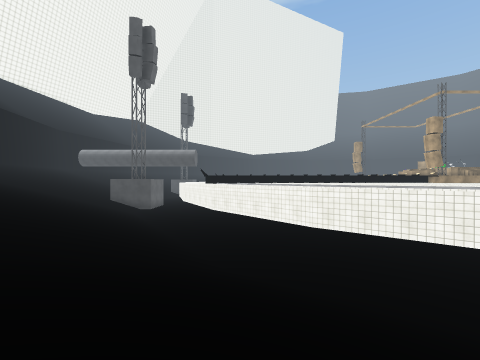
View 1 (above)

24 first-person views from a walk through a Unity game level. The camera is 1.2 m above the floor, looks level and sees 90° across. The floor is counted in squares, 2 m on a side. Each view is taken from the middle of a square. On the plan, view 1 faces up. The plan holds only what a view shows up to about 9 squares ahead; the rest is blank. The place goes on beyond the plan. Some surface patterns are stand-ins.

View 2
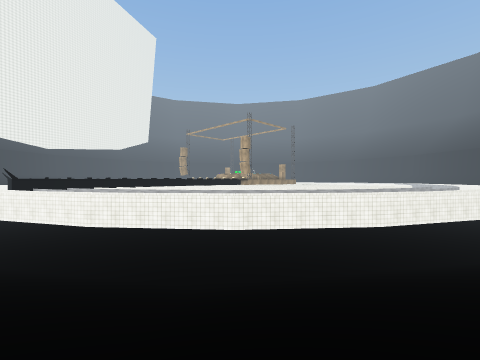

View 3
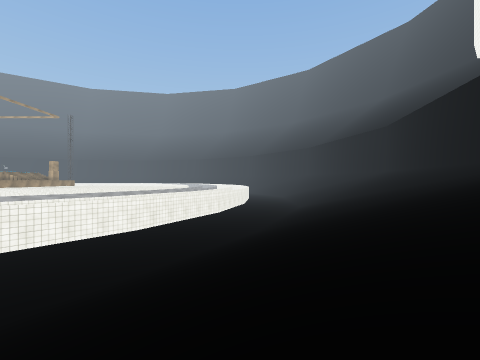

View 4
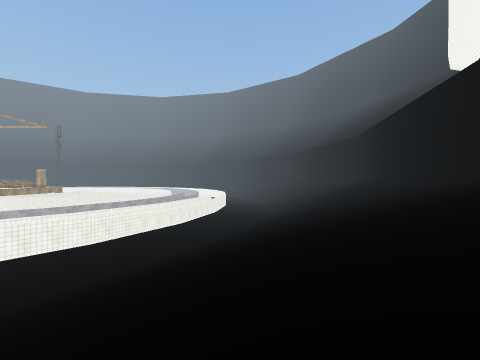

View 5
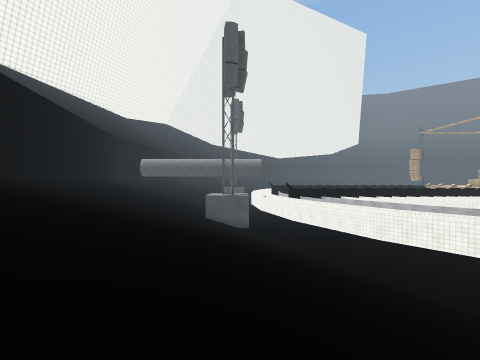

View 6
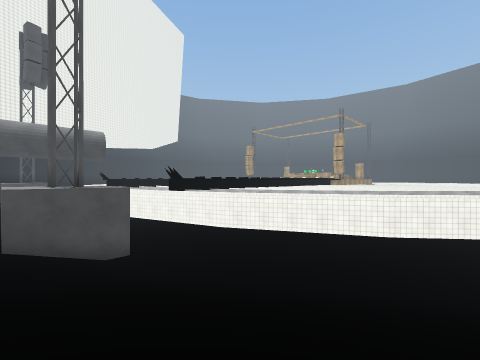

View 7
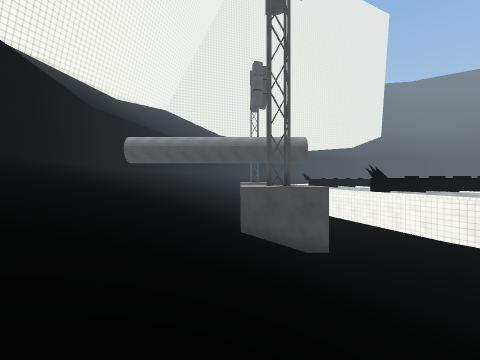

View 8
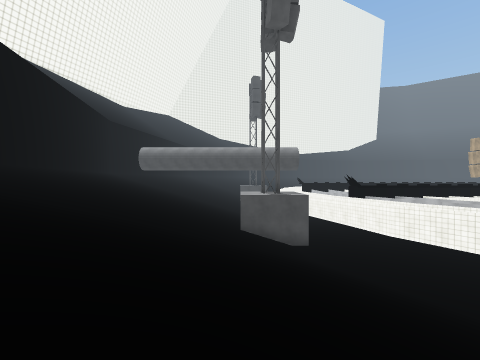

View 9
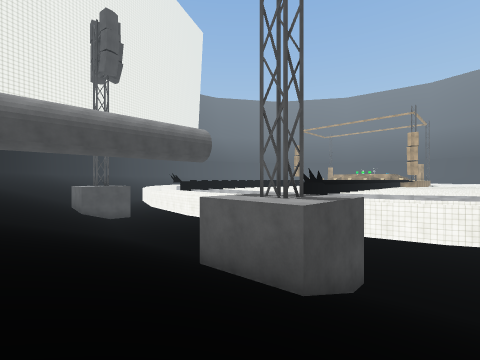

View 10
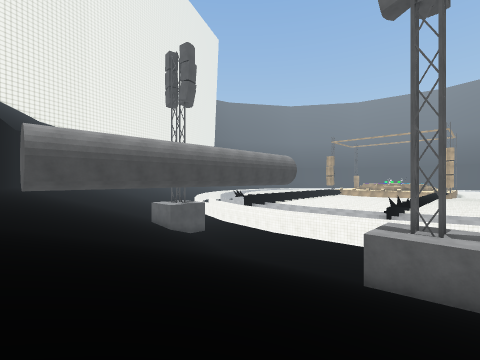

View 11
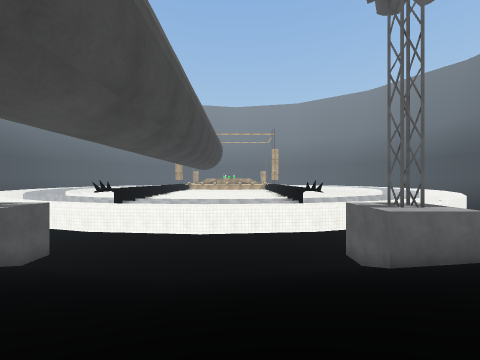

View 12
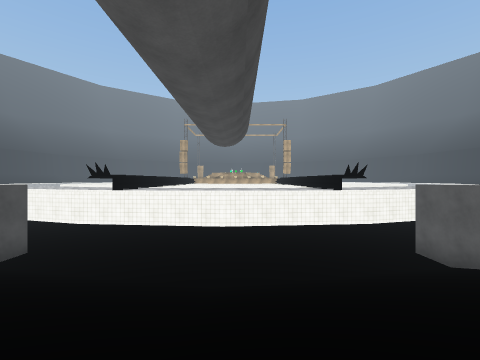

View 13
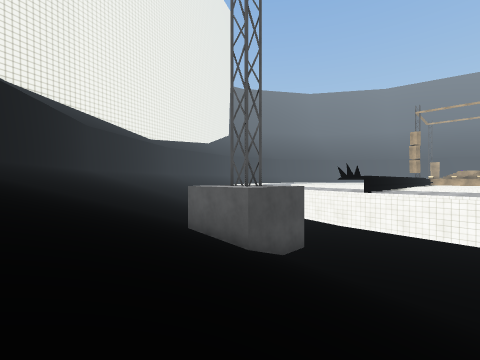

View 14
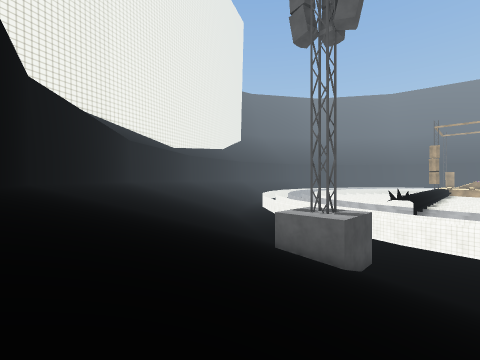

View 15
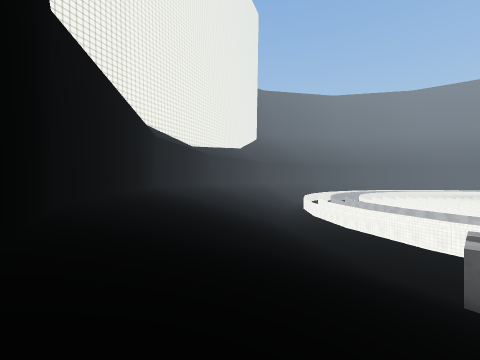

View 16
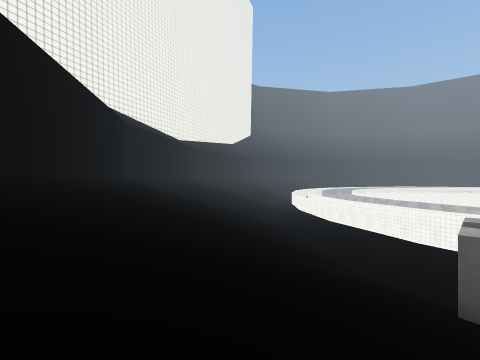

View 17
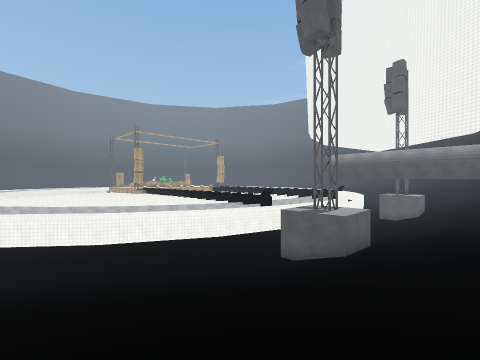

View 18
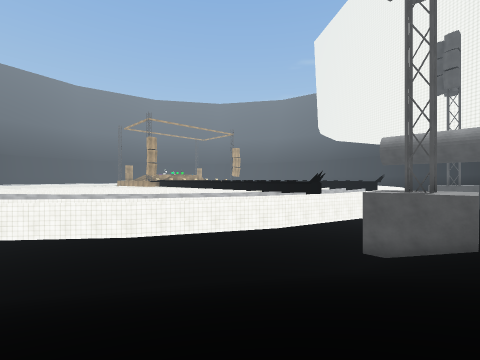

View 19
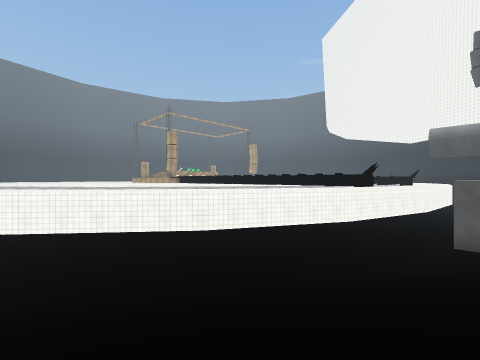

View 20
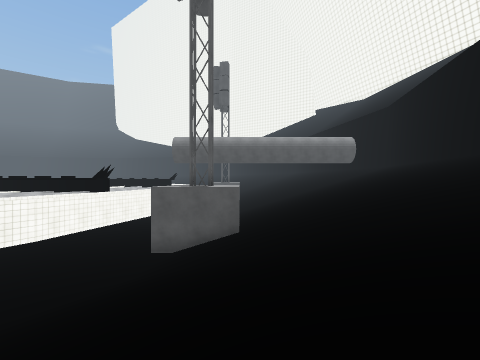

View 21
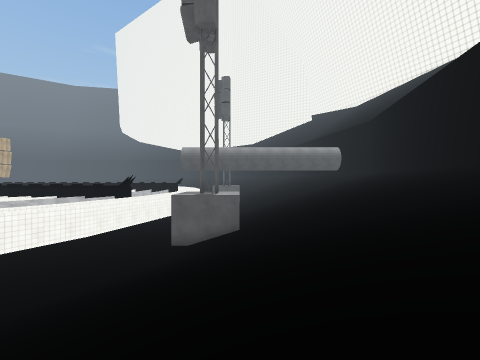

View 22
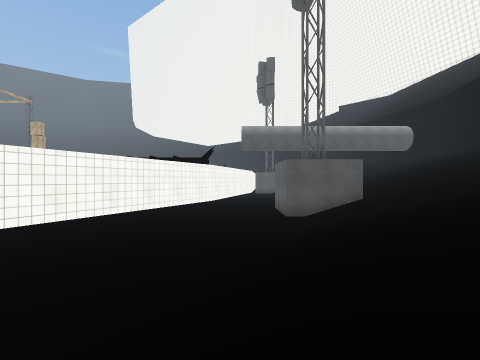

View 23
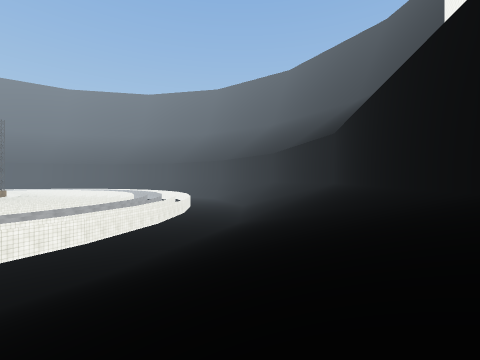

View 24
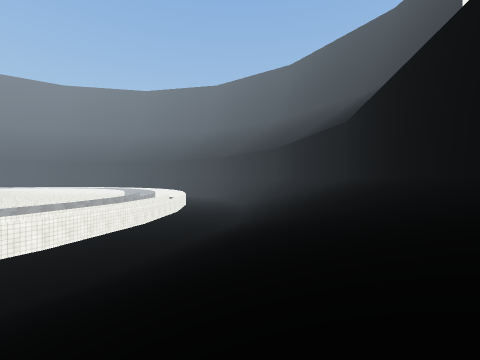

### Floor plan
Key: @ floor where view 1 was taken; # wall or solid block; . main floor; : floor 5.75 m higher than the main floor; / step, stairs or slope.
Columns run from 16 left of view 1 to 11 right of it. Each row starts with its distance up from view 1.
 39    ##//// /    ...#
 38   ##///// /////..##
 37   #///////////..##
 36  ##//////////...#
 35  #///////////..##
 34  #//////////..##
 33  #/////////...#
 32  #/////////..##
 31 #:////////...#
 30 #///////###...
 29 #///////###.#
 28 #///////###.#
 27  //  /////...
 26  /// ////....
 25  ////////....
 24  ////////..#.
 23  ////////..#
 22  ////////..#
 21  ////////..#.
 20   ///////....
 19     /////....
 18      /////...
 17 #///////###.#
 16 #///////###.#
 15 #///////###...
 14 #:////////...#
 13  #/////////..##
 12   /////////...#
 11    ///// ///..##
 10  #///////////..##
  9  ##//////////...#
  8    ///////////..##
  7     ///////////..##
  6      //////////...##
  5            /////...#.
  4                  ....##
  3                   /...#.
  2                  ///....##
  1           /  /   /////...###
  0               / @ /////.....
 -1                   ///////...
 -2              /     ////////.
 -3                    /////////
 -4                   //////////
 -5                 / //////////
 -6                   //////////
 -7                   //////////
 -8                    /////////
 -9                     #///////
-10                     ######//

Positions as (right, up) in squares from view 1, and headings:
1: (0, 0), facing up
2: (-3, 1), facing up-right
3: (-2, 0), facing right
4: (-3, -2), facing right
5: (-6, 1), facing up
6: (-8, 8), facing up-right
7: (-8, 8), facing up
8: (-8, 6), facing up
9: (-11, 13), facing up-right
10: (-15, 15), facing up-right
11: (-14, 21), facing right
12: (-12, 22), facing right
13: (-12, 24), facing up-right
14: (-15, 25), facing up-right
15: (-15, 30), facing up-right
16: (-13, 30), facing up-right
17: (-11, 38), facing down-right
18: (-8, 38), facing down-right
19: (-6, 39), facing down-right
20: (-8, 37), facing down
21: (-8, 39), facing down
22: (-4, 38), facing down
23: (0, -5), facing right
24: (2, -5), facing right
